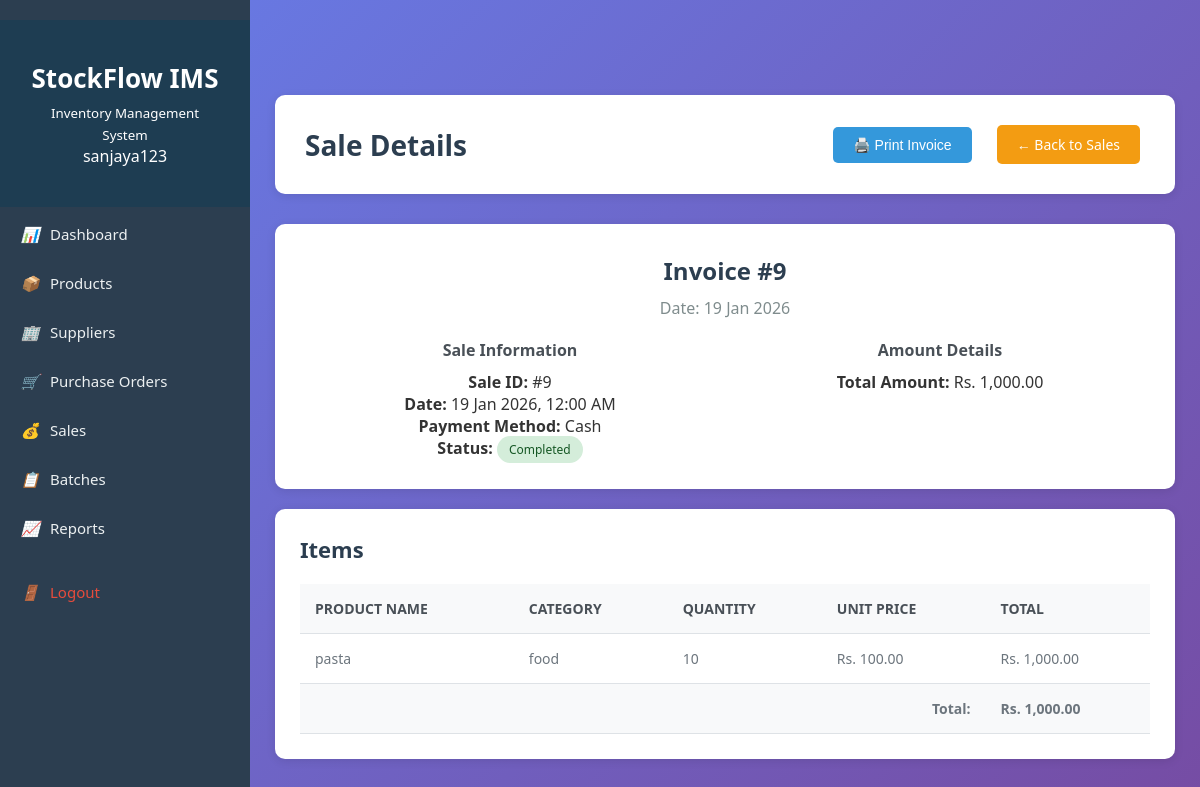
/sales/sale_details.php?id=9 (signed in), run on the app's committed database.
### tables this page shows
CREATE TABLE `sale` (
  `sale_id` int(11) NOT NULL,
  `sale_date` date NOT NULL,
  `total_amount` decimal(10,2) NOT NULL,
  `payment` varchar(30) NOT NULL,
  `status` varchar(20) NOT NULL
);

CREATE TABLE `sale_item` (
  `sale_item_id` int(11) NOT NULL,
  `sale_id` int(11) NOT NULL,
  `product_id` int(11) NOT NULL,
  `batch_id` int(11) NOT NULL,
  `quantity_sold` int(11) NOT NULL,
  `sale_price` decimal(10,2) NOT NULL
);

CREATE TABLE `product` (
  `product_id` int(11) NOT NULL,
  `product_name` varchar(100) NOT NULL,
  `product_category` varchar(50) NOT NULL,
  `unit` varchar(20) NOT NULL,
  `selling_price` decimal(10,2) NOT NULL,
  `reorder_level` int(11) NOT NULL,
  `status` varchar(20) NOT NULL,
  `quantity` int(11) DEFAULT 0
);

### config/db_config.php (called while the page is built, shortened)
<?php
function formatCurrency($amount) {
    return 'Rs. ' . number_format($amount, 2);
}
function formatDate($date) {
    return date('d M Y', strtotime($date));
}

### sales/sale_details.php (the view, shortened to what this page needs)
<?php
require "../config/db_config.php";
$conn = getDBConnection();
$sale_id = intval($_GET['id']);
$saleQuery = $conn->prepare("SELECT * FROM sale WHERE sale_id = ?");
$saleQuery->bind_param("i", $sale_id);
$saleQuery->execute();
$sale = $saleQuery->get_result()->fetch_assoc();
$itemsQuery = $conn->prepare("SELECT si.*, p.product_name, p.product_category
                               FROM sale_item si
                               JOIN product p ON si.product_id = p.product_id
                               WHERE si.sale_id = ?");
$itemsQuery->bind_param("i", $sale_id);
$itemsQuery->execute();
$items = $itemsQuery->get_result();
?>
<!DOCTYPE html>
<html lang="en">
<head>
    <link rel="stylesheet" href="../assets/style.css">
</head>
<body>
    <?php include '../includes/sidebar.php'; ?>
    <div class="main-content">
        <div class="header">
            <h1>Sale Details</h1>
            <div class="header-actions">
                <button class="btn btn-primary print-btn" onclick="window.print()">🖨️ Print Invoice</button>
                <a href="sales.php" class="btn btn-warning">← Back to Sales</a>
            </div>
        </div>
        <div class="invoice-header">
            <h2 style="color: #2c3e50; margin-bottom: 10px;">Invoice #<?php echo $sale['sale_id']; ?></h2>
            <p style="color: #7f8c8d;">Date: <?php echo formatDate($sale['sale_date']); ?></p>
            <div class="invoice-info">
                <div>
                    <h3 style="color: #495057; font-size: 16px; margin-bottom: 10px;">Sale Information</h3>
                    <p><strong>Sale ID:</strong> #<?php echo $sale['sale_id']; ?></p>
                    <p><strong>Date:</strong> <?php echo date('d M Y, h:i A', strtotime($sale['sale_date'])); ?></p>
                    <p><strong>Payment Method:</strong> <?php echo ucfirst($sale['payment']); ?></p>
                    <p><strong>Status:</strong>
                        <span class="badge badge-<?php echo $sale['status'] == 'completed' ? 'success' : 'warning'; ?>">
                            <?php echo ucfirst($sale['status']); ?>
                        </span>
                    </p>
                </div>
                <div>
                    <h3 style="color: #495057; font-size: 16px; margin-bottom: 10px;">Amount Details</h3>
                    <p><strong>Total Amount:</strong> <?php echo formatCurrency($sale['total_amount']); ?></p>
                </div>
            </div>
        </div>
        <div class="table-container">
            <div class="table-header">
                <h2>Items</h2>
            </div>
            <table>
                <thead>
                    <tr>
                        <th>Product Name</th>
                        <th>Category</th>
                        <th>Quantity</th>
                        <th>Unit Price</th>
                        <th>Total</th>
                    </tr>
                </thead>
                <tbody>
                    <?php
                    $subtotal = 0;
                    while ($item = $items->fetch_assoc()):
                        $item_total = $item['quantity_sold'] * $item['sale_price'];
                        $subtotal += $item_total;
                    ?>
                    <tr>
                        <td><?php echo htmlspecialchars($item['product_name']); ?></td>
                        <td><?php echo htmlspecialchars($item['product_category']); ?></td>
                        <td><?php echo $item['quantity_sold']; ?></td>
                        <td><?php echo formatCurrency($item['sale_price']); ?></td>
                        <td><?php echo formatCurrency($item_total); ?></td>
                    </tr>
                    <?php endwhile; ?>
                    <tr style="background: #f8f9fa; font-weight: bold;">
                        <td colspan="4" style="text-align: right;">Total:</td>
                        <td><?php echo formatCurrency($subtotal); ?></td>
                    </tr>
                </tbody>
            </table>
        </div>
    </div>
</body>
</html>

### assets/style.css (style rules this page uses)
:root { --login-primary: #2c3e50; --login-secondary: #3498db; }
body { font-family: Arial, sans-serif; background-color: #f1f1f1; text-align: center; padding-top: 50px; }
button, .btn { padding: 10px 20px; margin: 10px 5px; background-color: #4CAF50; border: none; color: white; border-radius: 5px; cursor: pointer; text-decoration: none; }
* { margin: 0; padding: 0; box-sizing: border-box; }
body { font-family: 'Segoe UI', Tahoma, Geneva, Verdana, sans-serif; background: linear-gradient(135deg, #667eea 0%, #764ba2 100%); min-height: 100vh; color: #333; }
.main-content { margin-left: 250px; padding: 25px; min-height: 100vh; padding-top: 45px; }
.header { background: white; padding: 20px 30px; border-radius: 10px; box-shadow: 0 2px 10px rgba(0, 0, 0, 0.1); margin-bottom: 30px; display: flex; justify-content: space-between; align-items: center; }
.header h1 { color: #2c3e50; font-size: 28px; }
.header-actions { display: flex; gap: 15px; align-items: center; }
.table-container { background: white; padding: 25px; border-radius: 10px; box-shadow: 0 2px 10px rgba(0, 0, 0, 0.1); overflow-x: auto; }
.table-header { display: flex; justify-content: space-between; align-items: center; margin-bottom: 20px; }
.table-header h2 { color: #2c3e50; font-size: 22px; }
table { width: 100%; border-collapse: collapse; }
thead { background: #f8f9fa; }
th, td { padding: 15px; text-align: left; border-bottom: 1px solid #dee2e6; }
th { font-weight: 600; color: #495057; font-size: 14px; text-transform: uppercase; }
td { color: #6c757d; font-size: 14px; }
.btn { padding: 10px 20px; border: none; border-radius: 5px; cursor: pointer; font-size: 14px; font-weight: 500; text-decoration: none; display: inline-block; transition: all 0.3s; }
.btn-primary { background: #3498db; color: white; }
.btn-warning { background: #f39c12; color: white; }
.badge { padding: 5px 12px; border-radius: 15px; font-size: 12px; font-weight: 500; }
.badge-success { background: #d4edda; color: #155724; }

### sales/sale_details.php (style rules this page uses)
.invoice-header { background: white; padding: 30px; border-radius: 10px; box-shadow: 0 2px 10px rgba(0,0,0,0.1); margin-bottom: 20px; }
.invoice-info { display: grid; grid-template-columns: repeat(2, 1fr); gap: 20px; margin-top: 20px; }
.print-btn { float: right; }

### data on the page
sale: sale_id "9", sale_date "19 Jan 2026", sale_date "19 Jan 2026, 12:00 AM", payment "Cash", status "Completed", total_amount "Rs. 1,000.00"
sale_item: product.product_name "pasta", product.product_category "food", quantity_sold "10", sale_price "Rs. 100.00", formatCurrency($item_total) "Rs. 1,000.00"

### other printed values
$_SESSION['username'] "sanjaya123"
formatCurrency($subtotal) "Rs. 1,000.00"
